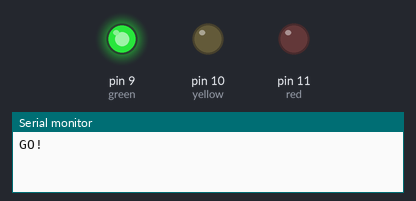
Recording of a sketch running on a simulated Arduino Uno, built with avr-gcc and run on an emulated ATmega328P. On the bench: output pins drawn as LEDs (lit = HIGH), the last lines printed to the serial monitor.

Above: at 2.5 s.
At 6.2 s:
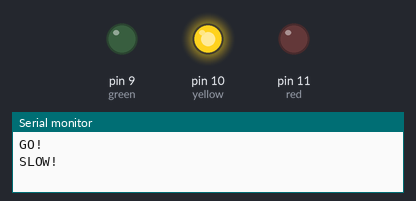
At 10.0 s:
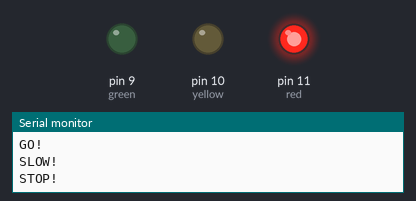
Timing chart, 0 to 16.3 s (numbered marks = the images above):
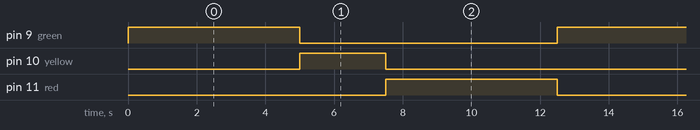

Measured:
- by itself, pin 9 (green), pin 11 (red): alternates HIGH for 5.0 s and LOW for 7.5 s
- by itself, pin 10 (yellow): alternates HIGH for 2.5 s and LOW for 10.0 s
- by itself, everything shown: repeats every 12.5 s, in 4 steps

The sketch:

stoplight.ino
```cpp
int delay1 = 5000;
int red = 11;
int yellow = 10;
int green = 9;
void setup() {
  // put your setup code here, to run once:
pinMode(red,OUTPUT);
pinMode(yellow,OUTPUT);
pinMode(green,OUTPUT);
Serial.begin(9600);
}

void loop() {
  // put your main code here, to run repeatedly:
digitalWrite(green,HIGH);
Serial.print("GO!\n");
delay(delay1);

digitalWrite(green,LOW);
digitalWrite(yellow,HIGH);
Serial.print("SLOW!\n");
delay(delay1/2);

digitalWrite(yellow,LOW);
digitalWrite(red,HIGH);
Serial.print("STOP!\n");
delay(delay1);

digitalWrite(red,LOW);
}
```
